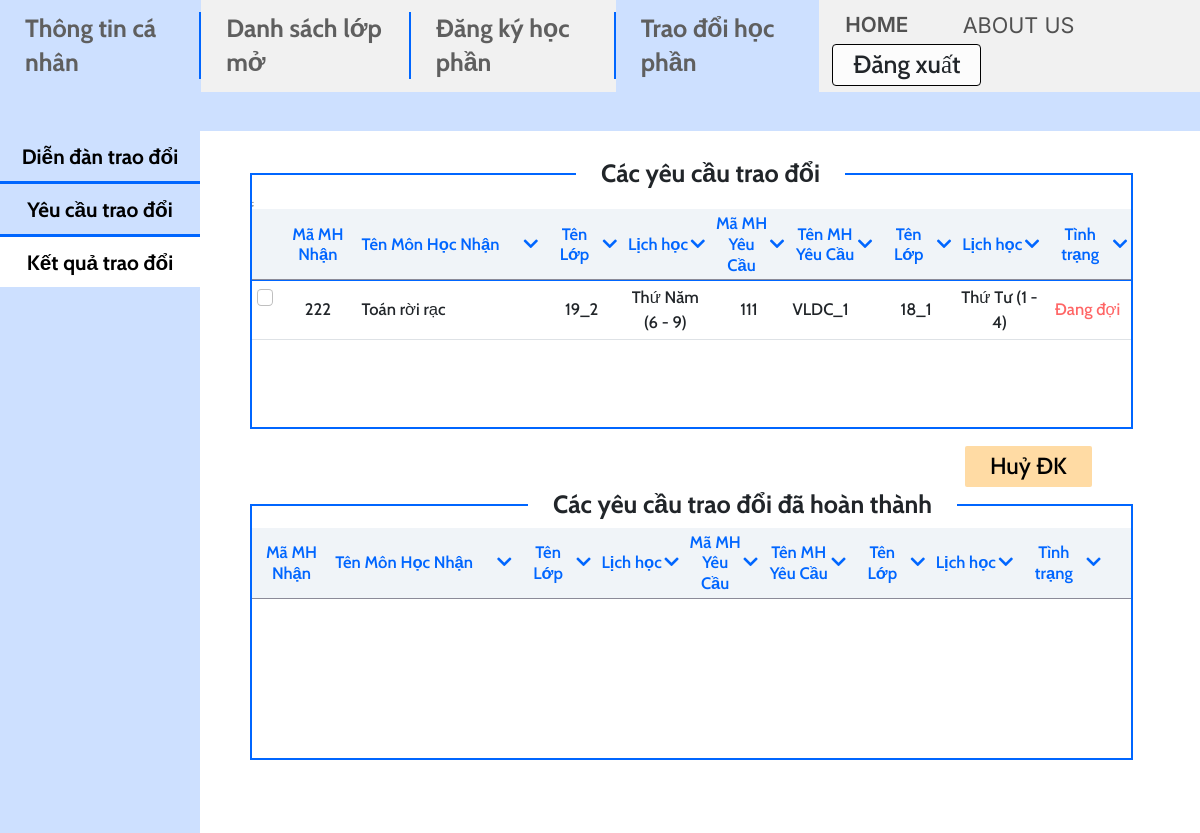
The app's page /mvc/views/ExchangeResult.php (signed in), older data.
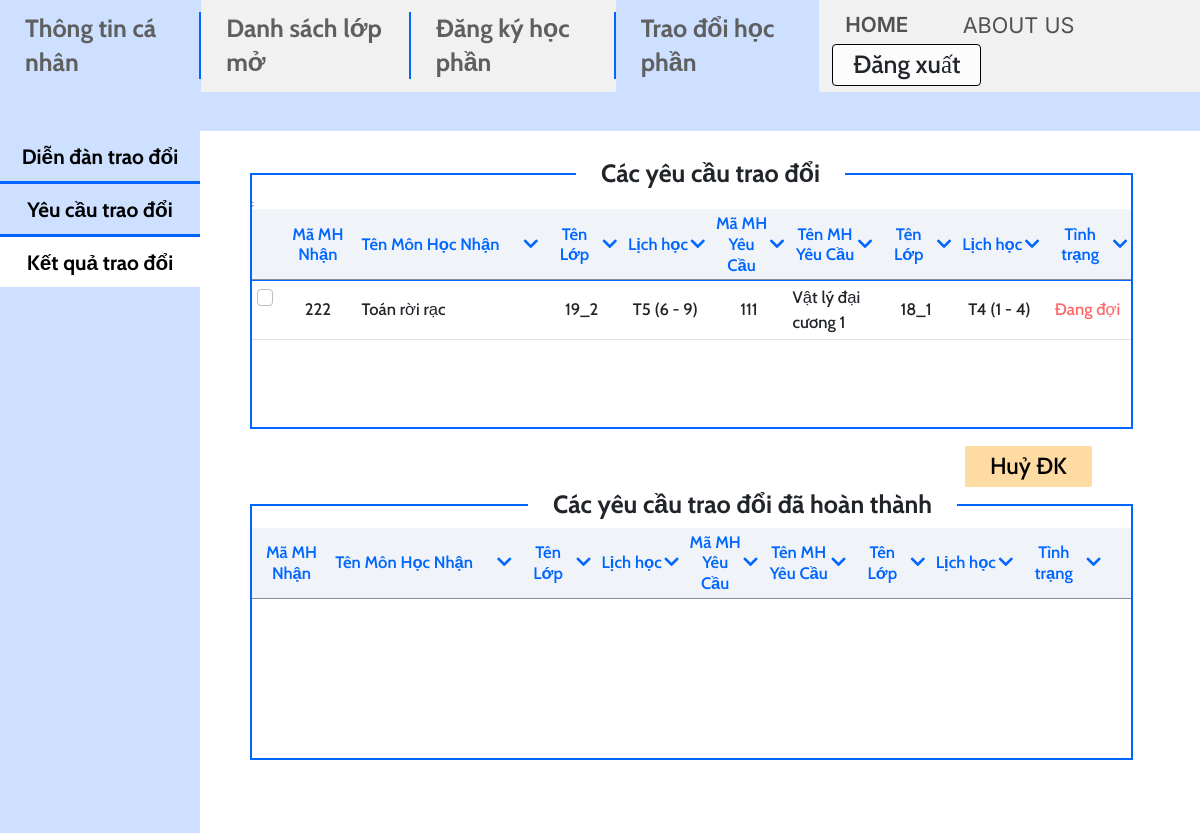
The same page, newer data.
### tables this page shows
CREATE TABLE `trade` (
  `trade_ID` int(11) NOT NULL,
  `period_id` int(11) NOT NULL,
  `course_id` int(11) NOT NULL,
  `student_id` int(11) NOT NULL,
  `target_course_id` int(11) NOT NULL,
  `student2_id` int(11) DEFAULT NULL,
  `state` int(11) DEFAULT NULL
);

CREATE TABLE `day` (
  `num` int(11) NOT NULL,
  `name` varchar(45) NOT NULL
);

CREATE TABLE `course` (
  `ID` int(11) NOT NULL,
  `name` varchar(100) NOT NULL,
  `credits` int(11) NOT NULL,
  `faculty` int(11) DEFAULT NULL
);

CREATE TABLE `class` (
  `ID` int(11) NOT NULL,
  `name` varchar(45) NOT NULL,
  `school_year` year(4) NOT NULL,
  `faculty` int(11) NOT NULL
);

CREATE TABLE `available_course_info` (
  `period_id` int(11) NOT NULL,
  `course_id` int(11) NOT NULL,
  `class_id` int(11) NOT NULL,
  `room` varchar(45) NOT NULL,
  `max_student` int(11) NOT NULL,
  `start_period` int(11) NOT NULL,
  `end_period` int(11) NOT NULL,
  `start_date` datetime DEFAULT NULL,
  `day` int(11) DEFAULT NULL
);

### mvc/views/ExchangeResult.php (the view, shortened to what the changed rows need)
<?php
include "../config/db_connect.php";
$sql = "SELECT t.trade_id, co1.ID AS course1_id, co1.name AS course1_name, cl1.name AS class_name1, co1.credits AS course1_cre, d1.name AS day_name1, aci1.start_period AS course1_start, aci1.end_period AS course1_end,
        co2.ID AS course2_id, co2.name AS course2_name, cl2.name AS class_name2, co2.credits AS course2_cre, d2.name AS day_name2, aci2.start_period AS course2_start, aci2.end_period AS course2_end
FROM trade t INNER JOIN course co1 ON t.course_id = co1.ID
INNER JOIN available_course_info aci1 ON t.period_id = aci1.period_id AND t.course_id = aci1.course_id
INNER JOIN class cl1 ON cl1.ID = aci1.class_id
INNER JOIN day d1 on d1.num = aci1.day
INNER JOIN course co2 ON t.target_course_id = co2.ID
INNER JOIN available_course_info aci2 ON t.target_course_id = aci2.course_id
INNER JOIN class cl2 ON cl2.ID = aci2.class_id
INNER JOIN day d2 on d2.num = aci2.day
WHERE t.state IS NULL AND t.student_id = " . $_SESSION['student_id'];
$query = $conn->query($sql);
$query->setFetchMode(PDO::FETCH_ASSOC);
?>
<!DOCTYPE html>
<html lang="en">
<head>
  <link href="https://cdn.jsdelivr.net/npm/bootstrap@5.2.3/dist/css/bootstrap.min.css" rel="stylesheet" />
  <link rel="stylesheet" href="https://cdnjs.cloudflare.com/ajax/libs/font-awesome/5.15.3/css/all.min.css">
  <link rel="stylesheet" href="../../public/css/ExchangeResult.css" />
</head>
<body>
  <div class="container-fluid" style="padding: 0 !important">
    <div class="row h-100" style="margin: 0!important">
      <div class="col-10 pane" style="padding: 0px !important">
        <div class="container-fluid" style="padding: 5rem 8rem 4rem 6rem!important;">
        <form action="../controllers/trade-cancel.php" class="trade" method="post">
          <div class="container-table" style="height: 32vh">
            <div class="table-responsive" style="width: 100%; height: 100%">
              <h2 class="table-label1">Các yêu cầu trao đổi</h2>
              <table class="table table-responsive table-hover">
                <thead>
                  <tr>
                    <th style="width: 3%"></th>
                    <th style="width: 9%">Mã MH<br>Nhận</th>
                    <th style="width: 21%">
                      <div style="display:flex; align-items:center; justify-content: center">
                        <div style="margin-left: 0;">Tên Môn Học Nhận</div>
                        <div style="margin-left: auto"><i class="fa fa-chevron-down"></i></div>
                      </div>
                    </th>
                    <th style="width: 9%">
                      <div style="display:flex; align-items:center; justify-content: center">
                        <div style="margin-left: auto">Tên Lớp</div>
                        <div style="margin-left: auto"><i class="fa fa-chevron-down"></i></div>
                      </div>
                    </th>
                    <th style="width: 10%">
                      <div style="display:flex; align-items:center; justify-content: center">
                        <div style="margin-left: auto">Lịch học</div>
                        <div style="margin-left: auto"><i class="fa fa-chevron-down"></i></div>
                      </div>
                    </th>
                    <th style="width: 9%">
                      <div style="display:flex; align-items:center; justify-content: center">
                        <div style="margin-left: auto">Mã MH<br>Yêu Cầu</div>
                        <div style="margin-left: auto"><i class="fa fa-chevron-down"></i></div>
                      </div>
                    <th style="width: 10%">
                      <div style="display:flex; align-items:center; justify-content: center">
                        <div style="margin-left: auto">Tên MH<br>Yêu Cầu</div>
                        <div style="margin-left: auto"><i class="fa fa-chevron-down"></i></div>
                      </div>
                    </th>
                    <th style="width: 9%">
                      <div style="display: flex; align-items: center; justify-content: center">
                        <div style="margin-left: auto">Tên Lớp</div>
                        <div style="margin-left: auto"><i class="fa fa-chevron-down"></i></div>
                      </div>
                    </th>
                    <th style="width: 10%">
                      <div style="display:flex; align-items:center; justify-content: center">
                        <div style="margin-left: auto">Lịch học</div>
                        <div style="margin-left: auto"><i class="fa fa-chevron-down"></i></div>
                      </div>
                    </th>
                    <th style="width: 10%">
                      <div style="display:flex; align-items:center; justify-content: center">
                        <div style="margin-left: auto">Tình trạng</div>
                        <div style="margin-left: auto"><i class="fa fa-chevron-down"></i></div>
                      </div>
                    </th>
                  </tr>
                </thead>
                <tbody>
                <?php while ($row = $query->fetch()) { ?>
                    <tr>
                      <td>
                        <input class="form-check-input" type="checkbox" name="select-cancel[]"
                        value=<?php echo $row['trade_id'];?> />&nbsp
                      </td>
                      <td><?php echo $row['course2_id']; ?></td>
                      <td style="text-align: left">
                        <?php echo $row['course2_name']; ?></td>
                      <td><?php echo $row['class_name2']; ?></td>
                      <td><?php echo $row['day_name2'] . ' (' . $row['course2_start'] . ' - ' . $row['course2_end'] . ')'; ?></td>
                      <td><?php echo $row['course1_id']; ?></td>
                      <td style="text-align: left">
                        <?php echo $row['course1_name']; ?></td>
                      <td><?php echo $row['class_name1']; ?></td>
                      <td><?php echo $row['day_name1'] . ' (' . $row['course1_start'] . ' - ' . $row['course1_end'] . ')'; ?></td>
                      <td style="color: #FF6666">Đang đợi</td>;
                    </tr>
                    <?php } ?>
                </tbody>
              </table>
            </div>
          </div>
          </form>
          <div class="container-table" style="height: 32vh; margin-top: 9rem">
            <div class="table-responsive" style="width: 100%; height: 100%">
              <h2 class="table-label2">Các yêu cầu trao đổi đã hoàn thành</h2>
              <table class="table table-responsive table-hover">
                <thead>
                  <tr>
                    <th style="width: 9%">Mã MH<br>Nhận</th>
                    <th style="width: 21%">
                      <div style="display:flex; align-items:center; justify-content: center">
                        <div style="margin-left: 0;">Tên Môn Học Nhận</div>
                        <div style="margin-left: auto"><i class="fa fa-chevron-down"></i></div>
                      </div>
                    </th>
                    <th style="width: 9%">
                      <div style="display:flex; align-items:center; justify-content: center">
                        <div style="margin-left: auto">Tên Lớp</div>
                        <div style="margin-left: auto"><i class="fa fa-chevron-down"></i></div>
                      </div>
                    </th>
                    <th style="width: 10%">
                      <div style="display:flex; align-items:center; justify-content: center">
                        <div style="margin-left: auto">Lịch học</div>
                        <div style="margin-left: auto"><i class="fa fa-chevron-down"></i></div>
                      </div>
                    </th>
                    <th style="width: 9%">
                      <div style="display:flex; align-items:center; justify-content: center">
                        <div style="margin-left: auto">Mã MH<br>Yêu Cầu</div>
                        <div style="margin-left: auto"><i class="fa fa-chevron-down"></i></div>
                      </div>
                    <th style="width: 10%">
                      <div style="display:flex; align-items:center; justify-content: center">
                        <div style="margin-left: auto">Tên MH<br>Yêu Cầu</div>
                        <div style="margin-left: auto"><i class="fa fa-chevron-down"></i></div>
                      </div>
                    </th>
                    <th style="width: 9%">
                      <div style="display: flex; align-items: center; justify-content: center">
                        <div style="margin-left: auto">Tên Lớp</div>
                        <div style="margin-left: auto"><i class="fa fa-chevron-down"></i></div>
                      </div>
                    </th>
                    <th style="width: 10%">
                      <div style="display:flex; align-items:center; justify-content: center">
                        <div style="margin-left: auto">Lịch học</div>
                        <div style="margin-left: auto"><i class="fa fa-chevron-down"></i></div>
                      </div>
                    </th>
                    <th style="width: 10%">
                      <div style="display:flex; align-items:center; justify-content: center">
                        <div style="margin-left: auto">Tình trạng</div>
                        <div style="margin-left: auto"><i class="fa fa-chevron-down"></i></div>
                      </div>
                    </th>
                    <th style="width: 3%"></th>
                  </tr>
                </thead>
              </table>
            </div>
          </div>
        </div>
      </div>
    </div>
  </div>
</body>
</html>

Row changes from the older to the newer data that the page shows:
changed through a linked row, trade "Toán rời rạc": day.name "Thứ Năm" → "T5"; course.name "VLDC_1" → "Vật lý đại cương 1"; day.name "Thứ Tư" → "T4"
